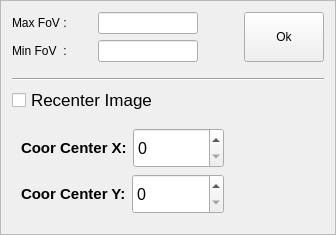
          <widget class="QFrame" name="frame_5">
           <property name="frameShape">
            <enum>QFrame::StyledPanel</enum>
           </property>
           <property name="frameShadow">
            <enum>QFrame::Raised</enum>
           </property>
           <layout class="QVBoxLayout" name="verticalLayout_5">
            <item>
             <layout class="QHBoxLayout" name="horizontalLayout_33">
              <item>
               <layout class="QVBoxLayout" name="verticalLayout">
                <item>
                 <layout class="QHBoxLayout" name="horizontalLayout_12">
                  <item>
                   <widget class="QLabel" name="label_13">
                    <property name="minimumSize">
                     <size>
                      <width>80</width>
                      <height>0</height>
                     </size>
                    </property>
                    <property name="text">
                     <string notr="true">Max FoV :</string>
                    </property>
                   </widget>
                  </item>
                  <item>
                   <widget class="QLineEdit" name="lineEdit_Max">
                    <property name="maximumSize">
                     <size>
                      <width>100</width>
                      <height>16777215</height>
                     </size>
                    </property>
                   </widget>
                  </item>
                  <item>
                   <spacer name="horizontalSpacer_17">
                    <property name="orientation">
                     <enum>Qt::Horizontal</enum>
                    </property>
                    <property name="sizeHint" stdset="0">
                     <size>
                      <width>40</width>
                      <height>20</height>
                     </size>
                    </property>
                   </spacer>
                  </item>
                 </layout>
                </item>
                <item>
                 <layout class="QHBoxLayout" name="horizontalLayout_17">
                  <item>
                   <widget class="QLabel" name="label_14">
                    <property name="minimumSize">
                     <size>
                      <width>80</width>
                      <height>0</height>
                     </size>
                    </property>
                    <property name="text">
                     <string notr="true">Min FoV  :</string>
                    </property>
                   </widget>
                  </item>
                  <item>
                   <widget class="QLineEdit" name="lineEdit_Min">
                    <property name="sizePolicy">
                     <sizepolicy hsizetype="Minimum" vsizetype="Fixed">
                      <horstretch>0</horstretch>
                      <verstretch>0</verstretch>
                     </sizepolicy>
                    </property>
                    <property name="minimumSize">
                     <size>
                      <width>0</width>
                      <height>0</height>
                     </size>
                    </property>
                    <property name="maximumSize">
                     <size>
                      <width>100</width>
                      <height>16777215</height>
                     </size>
                    </property>
                   </widget>
                  </item>
                  <item>
                   <spacer name="horizontalSpacer_18">
                    <property name="orientation">
                     <enum>Qt::Horizontal</enum>
                    </property>
                    <property name="sizeHint" stdset="0">
                     <size>
                      <width>40</width>
                      <height>20</height>
                     </size>
                    </property>
                   </spacer>
                  </item>
                 </layout>
                </item>
               </layout>
              </item>
              <item>
               <widget class="QPushButton" name="btn_setPanorama">
                <property name="sizePolicy">
                 <sizepolicy hsizetype="Expanding" vsizetype="Preferred">
                  <horstretch>0</horstretch>
                  <verstretch>0</verstretch>
                 </sizepolicy>
                </property>
                <property name="minimumSize">
                 <size>
                  <width>40</width>
                  <height>40</height>
                 </size>
                </property>
                <property name="text">
                 <string notr="true">Ok</string>
                </property>
               </widget>
              </item>
             </layout>
            </item>
            <item>
             <spacer name="verticalSpacer">
              <property name="orientation">
               <enum>Qt::Vertical</enum>
              </property>
              <property name="sizeType">
               <enum>QSizePolicy::Fixed</enum>
              </property>
              <property name="sizeHint" stdset="0">
               <size>
                <width>20</width>
                <height>10</height>
               </size>
              </property>
             </spacer>
            </item>
            <item>
             <widget class="Line" name="line_5">
              <property name="orientation">
               <enum>Qt::Horizontal</enum>
              </property>
             </widget>
            </item>
            <item>
             <widget class="QCheckBox" name="checkBox_ShowRecenterImage">
              <property name="font">
               <font>
                <pointsize>13</pointsize>
               </font>
              </property>
              <property name="text">
               <string>Recenter Image</string>
              </property>
             </widget>
            </item>
            <item>
             <widget class="QFrame" name="frame">
              <property name="frameShape">
               <enum>QFrame::NoFrame</enum>
              </property>
              <property name="frameShadow">
               <enum>QFrame::Raised</enum>
              </property>
              <layout class="QVBoxLayout" name="verticalLayout_3">
               <item>
                <layout class="QHBoxLayout" name="horizontalLayout_44">
                 <item>
                  <widget class="QLabel" name="label_21">
                   <property name="sizePolicy">
                    <sizepolicy hsizetype="Fixed" vsizetype="Preferred">
                     <horstretch>0</horstretch>
                     <verstretch>0</verstretch>
                    </sizepolicy>
                   </property>
                   <property name="minimumSize">
                    <size>
                     <width>60</width>
                     <height>0</height>
                    </size>
                   </property>
                   <property name="font">
                    <font>
                     <pointsize>11</pointsize>
                     <weight>75</weight>
                     <bold>true</bold>
                    </font>
                   </property>
                   <property name="text">
                    <string>Coor Center X:</string>
                   </property>
                  </widget>
                 </item>
                 <item>
                  <widget class="QSpinBox" name="spinBox_coorX">
                   <property name="sizePolicy">
                    <sizepolicy hsizetype="Expanding" vsizetype="Fixed">
                     <horstretch>0</horstretch>
                     <verstretch>0</verstretch>
                    </sizepolicy>
                   </property>
                   <property name="minimumSize">
                    <size>
                     <width>0</width>
                     <height>40</height>
                    </size>
                   </property>
                   <property name="font">
                    <font>
                     <pointsize>12</pointsize>
                    </font>
                   </property>
                   <property name="minimum">
                    <number>0</number>
                   </property>
                   <property name="maximum">
                    <number>4000</number>
                   </property>
                   <property name="value">
                    <number>0</number>
                   </property>
                  </widget>
                 </item>
                 <item>
                  <spacer name="horizontalSpacer_19">
                   <property name="orientation">
                    <enum>Qt::Horizontal</enum>
                   </property>
                   <property name="sizeHint" stdset="0">
                    <size>
                     <width>40</width>
                     <height>20</height>
                    </size>
                   </property>
                  </spacer>
                 </item>
                </layout>
               </item>
               <item>
                <layout class="QHBoxLayout" name="horizontalLayout_46">
                 <item>
                  <widget class="QLabel" name="label_26">
                   <property name="sizePolicy">
                    <sizepolicy hsizetype="Fixed" vsizetype="Preferred">
                     <horstretch>0</horstretch>
                     <verstretch>0</verstretch>
                    </sizepolicy>
                   </property>
                   <property name="minimumSize">
                    <size>
                     <width>60</width>
                     <height>0</height>
                    </size>
                   </property>
                   <property name="font">
                    <font>
                     <pointsize>11</pointsize>
                     <weight>75</weight>
                     <bold>true</bold>
                    </font>
                   </property>
                   <property name="text">
                    <string>Coor Center Y:</string>
                   </property>
                  </widget>
                 </item>
                 <item>
                  <widget class="QSpinBox" name="spinBox_coorY">
                   <property name="sizePolicy">
                    <sizepolicy hsizetype="Expanding" vsizetype="Fixed">
                     <horstretch>0</horstretch>
                     <verstretch>0</verstretch>
                    </sizepolicy>
                   </property>
                   <property name="minimumSize">
                    <size>
                     <width>0</width>
                     <height>40</height>
                    </size>
                   </property>
                   <property name="font">
                    <font>
                     <pointsize>12</pointsize>
                    </font>
                   </property>
                   <property name="minimum">
                    <number>0</number>
                   </property>
                   <property name="maximum">
                    <number>4000</number>
                   </property>
                   <property name="value">
                    <number>0</number>
                   </property>
                  </widget>
                 </item>
                 <item>
                  <spacer name="horizontalSpacer_20">
                   <property name="orientation">
                    <enum>Qt::Horizontal</enum>
                   </property>
                   <property name="sizeHint" stdset="0">
                    <size>
                     <width>40</width>
                     <height>20</height>
                    </size>
                   </property>
                  </spacer>
                 </item>
                </layout>
               </item>
              </layout>
             </widget>
            </item>
           </layout>
          </widget>
